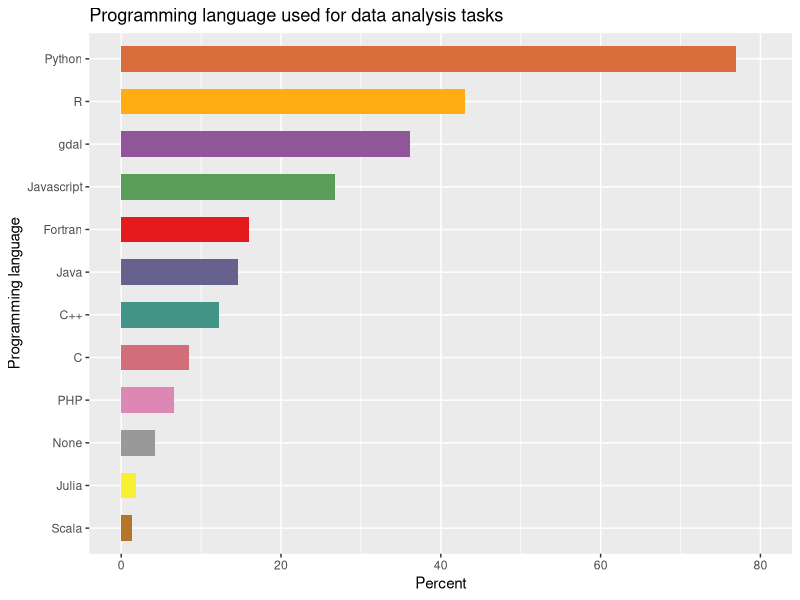

Write R code to recreate this figure.
library('stringr')
library(ggplot2)
library(RColorBrewer)

wd <- setwd('/Users/julia_wagemann/Documents/github/survey_analysis/')

formats <- c("C",
             "C++",
             "Fortran",
             "Java",
             "Javascript",
             "Julia",
             "None",
             "PHP",
             "Python",
             "R",
             "Scala", 
             "gdal"
)

perc <- c(8.5,12.2,16.0,14.6,26.8,1.9,4.2,6.6,77.0,43.0,1.4,36.2)
data_use_sums <- data.frame(as.factor(formats), perc)

data_use_sums$as.factor.formats. <- factor(data_use_sums$as.factor.formats., levels=data_use_sums$as.factor.formats.[order(data_use_sums$perc)])

colourCount = length(unique(data_use_sums$perc))
getPalette = colorRampPalette(brewer.pal(9, "Set1"))

ggplot(data_use_sums, aes(y=perc, x=as.factor.formats.,fill=getPalette(colourCount), ymin=0)) + 
  geom_bar(stat="identity",width=0.6) +
  labs(x="Programming language", y="Percent", title="Programming language used for data analysis tasks") +
  scale_fill_manual(values=getPalette(colourCount)) +
  ylim(0,80) +
  coord_flip()+
  theme(legend.position="none") +
  scale_x_discrete(labels = function(x) str_wrap(x, width = 10))
